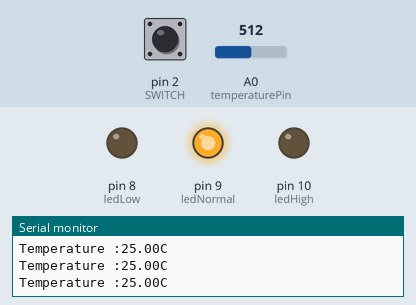
A sketch run on a simulated Arduino Uno, built with avr-gcc and run on an emulated ATmega328P. Parts: output pins drawn as LEDs (lit = HIGH), the last lines printed to the serial monitor. The inputs (shaded band) are chosen by the test bench; at power-on: A0 (temperaturePin) = 512, pin 2 (SWITCH) HIGH.

Above: at 1.3 s.
1.4 s: A0 (temperaturePin) set to 559
2.9 s: A0 (temperaturePin) set to 582
At 3.7 s:
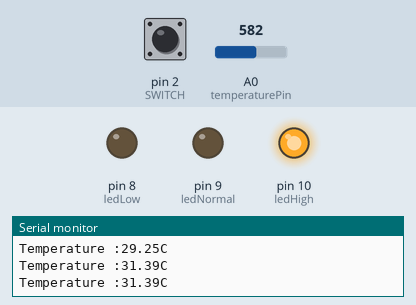
4.5 s: A0 (temperaturePin) set to 511
At 5.0 s:
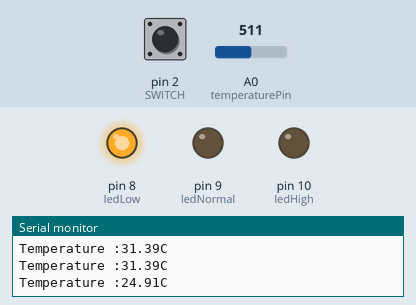
8.1 s: A0 (temperaturePin) set to 530
At 9.5 s:
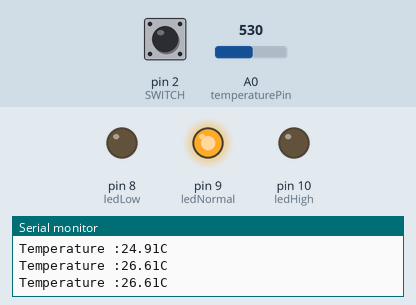
10.0 s: A0 (temperaturePin) set to 716
At 10.8 s:
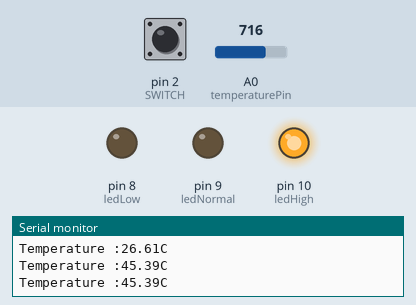
Timing chart, 0 to 12.5 s (numbered marks = the images above; inputs shaded):
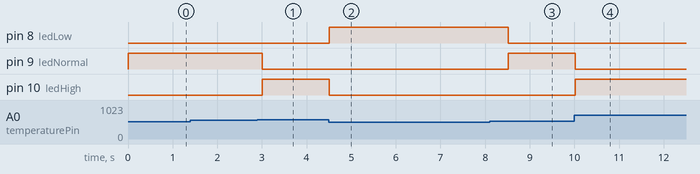

Measured:
- the behaviour switches between 566 and 567 on A0 (temperaturePin) (found by bisection; images 0 and 1)
- the behaviour switches between 511 and 512 on A0 (temperaturePin) (found by bisection; images 2 and 3)
- after the input at 2.9 s, pin 9 (ledNormal): HIGH → LOW after 0.11 s; pin 10 (ledHigh): LOW → HIGH after 0.11 s
- after the input at 4.5 s, pin 8 (ledLow): LOW → HIGH at once; pin 10 (ledHigh): HIGH → LOW at once
- after the input at 8.1 s, pin 8 (ledLow): HIGH → LOW after 0.42 s; pin 9 (ledNormal): LOW → HIGH after 0.42 s
- after the input at 10.0 s, pin 9 (ledNormal): HIGH → LOW at once; pin 10 (ledHigh): LOW → HIGH at once

The sketch:

Experiment_9_Thermistor.ino
```cpp
// (licence header left out)
const int temperaturePin = 0;  // Thermistor connected to analog pin 0
const int ledLow = 8; // Define low temp LED - blue
const int ledNormal = 9; // Define normal temp LED - green
const int ledHigh = 10; // Define high temp LED - red
const int resistorValue = 10000; // We used a 10Kohm resistor
const int SWITCH = 2; // Define Degrees F and C switch

// Variables will change
boolean previousButton = HIGH; // Variable containing the previous button state
boolean currentButton = HIGH; // Variable containing the current button state
boolean celsiusSelected = HIGH;  // Flag if Celsius or Fahrenheit selected
float tempC = 0.0; //Floating point variable for temperature in Celsius
float tempF = 0.0; //Floating point variable for temperature in Fahrenheit

void setup() {
  // put your setup code here, to run once:
  Serial.begin(9600);
  pinMode (SWITCH, INPUT_PULLUP);  // Set the pin 2 as input and use internal pull-up
  pinMode (ledLow, OUTPUT);  // Set pin 8 as output for low temp alert
  pinMode (ledNormal, OUTPUT);  // Set pin 9 as output for normal temp alert
  pinMode (ledHigh, OUTPUT);  // Set pin 10 as output for high temp alert
}

void loop() {
  // put your main code here, to run repeatedly:
  int tempReading = analogRead(temperaturePin);  // Read the ADC value from the thermistor
  double tempK = log(resistorValue * ((1024.0 / tempReading - 1))); //  Calibrate the ADC value based on our 10Kohm resistor
  tempK = 1 / (0.001129148 + (0.000234125 + (0.0000000876741 * tempK * tempK )) * tempK );  // then convert this number to acutal temperature in Kelvin

  // Is Celsius or Fahrenheit selected?
  currentButton = digitalRead(SWITCH); // Read the switch state for C or F
  if (previousButton != currentButton)  // If switch pressed
  {
    delay(5);  // Wait 5ms to debounce
    currentButton = digitalRead(SWITCH);  // Read switch again
  }

  if (previousButton == HIGH && currentButton == LOW)  // Detect a button press
  {
    celsiusSelected = !celsiusSelected;  // Toggle C/F state
  }
  previousButton = currentButton;  // Reset button value

  if (celsiusSelected) {
    tempC = tempK - 273.15;  // Convert Kelvin to Celsius
    Serial.print ("Temperature :");  // Print temperature to serial monitor
    Serial.print (tempC);
    Serial.println ("C");
  } else {
    float tempF = ((tempK - 273.15) * 9.0) / 5.0 + 32.0; // Convert Kelvin to Fahrenheit
    Serial.print ("Temperature :");  // Print temperature to serial monitor
    Serial.print (tempF);
    Serial.println ("F");
  }

  //Set Alarm LEDs
  if (tempK > 303.1) {
    // High alarm at > 25C
    digitalWrite (ledHigh, HIGH);  // turn on red LED
    digitalWrite (ledNormal, LOW);  // turn off green LED
    digitalWrite (ledLow, LOW);  // turn off blue LED
  } else if ((tempK <= 303.1) && (tempK >= 298.1)) {
    // Normal light between 25C and 20C
    digitalWrite (ledHigh, LOW);  // turn off red LED
    digitalWrite (ledNormal, HIGH);  // turn on green LED
    digitalWrite (ledLow, LOW);  // turn off blue LED
  } else {
    // Low alarm less than 20C
    digitalWrite (ledHigh, LOW);  // turn off red LED
    digitalWrite (ledNormal, LOW);  // turn off green LED
    digitalWrite (ledLow, HIGH);  // turn on blue LED
  }
  delay (500);  // wait 0.5 seconds
}
```
